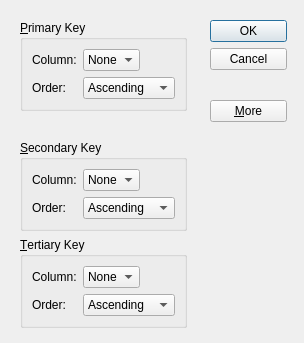
<?xml version="1.0" encoding="UTF-8"?>
<ui version="4.0">
 <class>sortDialog</class>
 <widget class="QDialog" name="sortDialog">
  <property name="geometry">
   <rect>
    <x>0</x>
    <y>0</y>
    <width>304</width>
    <height>343</height>
   </rect>
  </property>
  <property name="windowTitle">
   <string>Dialog</string>
  </property>
  <widget class="QWidget" name="layoutWidget">
   <property name="geometry">
    <rect>
     <x>20</x>
     <y>20</y>
     <width>167</width>
     <height>308</height>
    </rect>
   </property>
   <layout class="QGridLayout" name="gridLayout_4">
    <item row="0" column="0">
     <widget class="QGroupBox" name="primarygroupBox">
      <property name="title">
       <string>&amp;Primary Key</string>
      </property>
      <layout class="QGridLayout" name="gridLayout">
       <item row="0" column="0">
        <widget class="QLabel" name="label">
         <property name="text">
          <string>Column:</string>
         </property>
        </widget>
       </item>
       <item row="0" column="1">
        <widget class="QComboBox" name="primaryColumnCombo">
         <item>
          <property name="text">
           <string>None</string>
          </property>
         </item>
        </widget>
       </item>
       <item row="0" column="2">
        <spacer name="horizontalSpacer">
         <property name="orientation">
          <enum>Qt::Horizontal</enum>
         </property>
         <property name="sizeHint" stdset="0">
          <size>
           <width>40</width>
           <height>20</height>
          </size>
         </property>
        </spacer>
       </item>
       <item row="1" column="0">
        <widget class="QLabel" name="label_2">
         <property name="text">
          <string>Order:</string>
         </property>
        </widget>
       </item>
       <item row="1" column="1" colspan="2">
        <widget class="QComboBox" name="primaryOrderCombo">
         <item>
          <property name="text">
           <string>Ascending</string>
          </property>
         </item>
         <item>
          <property name="text">
           <string>Descending</string>
          </property>
         </item>
        </widget>
       </item>
      </layout>
     </widget>
    </item>
    <item row="1" column="0">
     <spacer name="verticalSpacer_2">
      <property name="orientation">
       <enum>Qt::Vertical</enum>
      </property>
      <property name="sizeHint" stdset="0">
       <size>
        <width>20</width>
        <height>0</height>
       </size>
      </property>
     </spacer>
    </item>
    <item row="2" column="0">
     <widget class="QGroupBox" name="secondarygroupBox">
      <property name="title">
       <string>&amp;Secondary Key</string>
      </property>
      <layout class="QGridLayout" name="gridLayout_2">
       <item row="0" column="0">
        <widget class="QLabel" name="label_3">
         <property name="text">
          <string>Column:</string>
         </property>
        </widget>
       </item>
       <item row="0" column="1">
        <widget class="QComboBox" name="secondaryColumnCombo">
         <item>
          <property name="text">
           <string>None</string>
          </property>
         </item>
        </widget>
       </item>
       <item row="0" column="2">
        <spacer name="horizontalSpacer_2">
         <property name="orientation">
          <enum>Qt::Horizontal</enum>
         </property>
         <property name="sizeHint" stdset="0">
          <size>
           <width>40</width>
           <height>20</height>
          </size>
         </property>
        </spacer>
       </item>
       <item row="1" column="0">
        <widget class="QLabel" name="label_4">
         <property name="text">
          <string>Order:</string>
         </property>
        </widget>
       </item>
       <item row="1" column="1" colspan="2">
        <widget class="QComboBox" name="secondaryOrderCombo">
         <item>
          <property name="text">
           <string>Ascending</string>
          </property>
         </item>
         <item>
          <property name="text">
           <string>Descending</string>
          </property>
         </item>
        </widget>
       </item>
      </layout>
     </widget>
    </item>
    <item row="3" column="0">
     <widget class="QGroupBox" name="tertiarygroupBox">
      <property name="title">
       <string>&amp;Tertiary Key</string>
      </property>
      <layout class="QGridLayout" name="gridLayout_3">
       <item row="0" column="0">
        <widget class="QLabel" name="label_5">
         <property name="text">
          <string>Column:</string>
         </property>
        </widget>
       </item>
       <item row="0" column="1">
        <widget class="QComboBox" name="tertiaryColumnCombo">
         <item>
          <property name="text">
           <string>None</string>
          </property>
         </item>
        </widget>
       </item>
       <item row="0" column="2">
        <spacer name="horizontalSpacer_3">
         <property name="orientation">
          <enum>Qt::Horizontal</enum>
         </property>
         <property name="sizeHint" stdset="0">
          <size>
           <width>40</width>
           <height>20</height>
          </size>
         </property>
        </spacer>
       </item>
       <item row="1" column="0">
        <widget class="QLabel" name="label_6">
         <property name="text">
          <string>Order:</string>
         </property>
        </widget>
       </item>
       <item row="1" column="1" colspan="2">
        <widget class="QComboBox" name="tertiaryOrderCombo">
         <item>
          <property name="text">
           <string>Ascending</string>
          </property>
         </item>
         <item>
          <property name="text">
           <string>Descending</string>
          </property>
         </item>
        </widget>
       </item>
      </layout>
     </widget>
    </item>
   </layout>
  </widget>
  <widget class="QWidget" name="layoutWidget">
   <property name="geometry">
    <rect>
     <x>210</x>
     <y>20</y>
     <width>77</width>
     <height>102</height>
    </rect>
   </property>
   <layout class="QVBoxLayout" name="verticalLayout">
    <item>
     <widget class="QDialogButtonBox" name="buttonBox">
      <property name="orientation">
       <enum>Qt::Vertical</enum>
      </property>
      <property name="standardButtons">
       <set>QDialogButtonBox::Cancel|QDialogButtonBox::Ok</set>
      </property>
     </widget>
    </item>
    <item>
     <spacer name="verticalSpacer">
      <property name="orientation">
       <enum>Qt::Vertical</enum>
      </property>
      <property name="sizeHint" stdset="0">
       <size>
        <width>20</width>
        <height>13</height>
       </size>
      </property>
     </spacer>
    </item>
    <item>
     <widget class="QPushButton" name="pushButton">
      <property name="text">
       <string>&amp;More</string>
      </property>
      <property name="checkable">
       <bool>true</bool>
      </property>
     </widget>
    </item>
   </layout>
  </widget>
 </widget>
 <tabstops>
  <tabstop>primaryColumnCombo</tabstop>
  <tabstop>primaryOrderCombo</tabstop>
  <tabstop>secondaryColumnCombo</tabstop>
  <tabstop>secondaryOrderCombo</tabstop>
  <tabstop>tertiaryColumnCombo</tabstop>
  <tabstop>tertiaryOrderCombo</tabstop>
  <tabstop>buttonBox</tabstop>
  <tabstop>pushButton</tabstop>
 </tabstops>
 <resources/>
 <connections>
  <connection>
   <sender>buttonBox</sender>
   <signal>accepted()</signal>
   <receiver>sortDialog</receiver>
   <slot>accept()</slot>
   <hints>
    <hint type="sourcelabel">
     <x>211</x>
     <y>72</y>
    </hint>
    <hint type="destinationlabel">
     <x>157</x>
     <y>274</y>
    </hint>
   </hints>
  </connection>
  <connection>
   <sender>buttonBox</sender>
   <signal>rejected()</signal>
   <receiver>sortDialog</receiver>
   <slot>reject()</slot>
   <hints>
    <hint type="sourcelabel">
     <x>237</x>
     <y>72</y>
    </hint>
    <hint type="destinationlabel">
     <x>286</x>
     <y>274</y>
    </hint>
   </hints>
  </connection>
  <connection>
   <sender>pushButton</sender>
   <signal>toggled(bool)</signal>
   <receiver>secondarygroupBox</receiver>
   <slot>setVisible(bool)</slot>
   <hints>
    <hint type="sourcelabel">
     <x>263</x>
     <y>109</y>
    </hint>
    <hint type="destinationlabel">
     <x>177</x>
     <y>175</y>
    </hint>
   </hints>
  </connection>
  <connection>
   <sender>pushButton</sender>
   <signal>toggled(bool)</signal>
   <receiver>tertiarygroupBox</receiver>
   <slot>setVisible(bool)</slot>
   <hints>
    <hint type="sourcelabel">
     <x>244</x>
     <y>112</y>
    </hint>
    <hint type="destinationlabel">
     <x>175</x>
     <y>289</y>
    </hint>
   </hints>
  </connection>
 </connections>
</ui>
